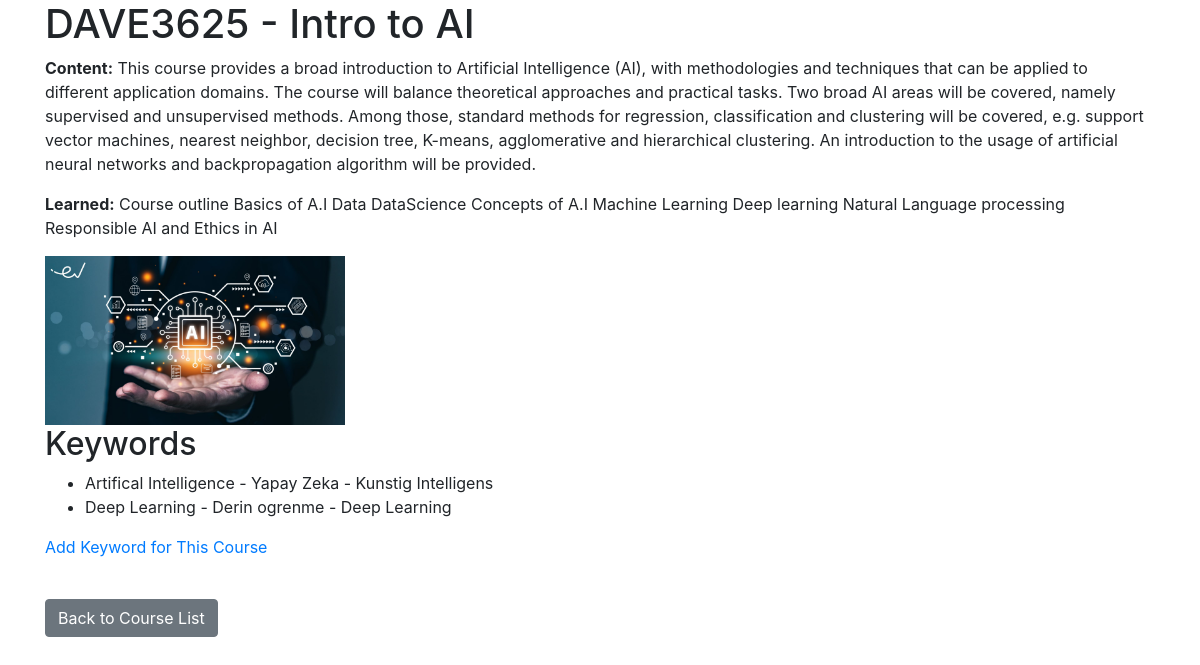
The app's page /course/1/ with its own data.
### courses/models.py (models this page shows, shortened)
class Course(models.Model):
    name = models.CharField(max_length=200)
    content = models.TextField()
    categories = models.ManyToManyField(Category, blank=True)  # Kategorileri ilişkilendirdik
    tags = models.ManyToManyField(Tag, blank=True)  # Etiketleri ilişkilendirdik
    learned = models.TextField(blank=True, null=True)
    images = models.ImageField(upload_to='course_images/', blank=True, null=True)

class Keyword(models.Model):
    word = models.CharField(max_length=100)
    course = models.ForeignKey(Course, on_delete=models.CASCADE, related_name='keywords')
    english = models.CharField(max_length=100)
    turkish = models.CharField(max_length=100)
    norwegian = models.CharField(max_length=100)
    image = models.ImageField(upload_to='keyword_images/', blank=True, null=True)
    tags = models.ManyToManyField(Tag, blank=True)  # Anahtar kelimelere etiketleri ilişkilendirdik

### courses/views.py (the view)
# urls.py: path('course/<int:pk>/', views.course_detail, name='course_detail'),  # Kurs detayı
def course_detail(request, pk):
    course = get_object_or_404(Course, pk=pk)
    return render(request, 'courses/course_detail.html', {'course': course})

### courses/templates/courses/course_detail.html (shortened to what this page needs)
{% extends "base.html" %}
{% block content %}
    <h1>{{ course.name }}</h1>
    <p><strong>Content:</strong> {{ course.content }}</p>
    <p><strong>Learned:</strong> {{ course.learned }}</p>
    {% if course.images %}
        <img src="{{ course.images.url }}" alt="{{ course.name }}" style="max-width: 300px;">
    {% endif %}
    <h2>Keywords</h2>
    <ul>
        {% for keyword in course.keywords.all %}
            <li>{{ keyword.english }} - {{ keyword.turkish }} - {{ keyword.norwegian }}</li>
        {% empty %}
            <p>No keywords added for this course yet.</p>
        {% endfor %}
    </ul>
    <a href="{% url 'keyword_create' %}">Add Keyword for This Course</a>
    <br><br>
    <a href="{% url 'index' %}" class="btn btn-secondary mt-3">Back to Course List</a>
{% endblock %}

### records on screen
Course: name "DAVE3625 - Intro to AI", content "This course provides a broad introduction to Artificial Intelligence (AI), with methodologies and techniques that can be applied to different application domains. The course will balance theoretical approaches and practical tasks. Two broad AI areas will be covered, namely supervised and unsupervised methods. Among those, standard methods for regression, classification and clustering will be covered, e.g. support vector machines, nearest neighbor, decision tree, K-means, agglomerative and hierarchical clustering. An introduction to the usage of artificial neural networks and backpropagation algorithm will be provided.", learned "Course outline Basics of A.I Data DataScience Concepts of A.I Machine Learning Deep learning Natural Language processing Responsible AI and Ethics in AI", images (picture)
Keyword: english "Artifical Intelligence", turkish "Yapay Zeka", norwegian "Kunstig Intelligens"
Keyword: english "Deep Learning", turkish "Derin ogrenme", norwegian "Deep Learning"
